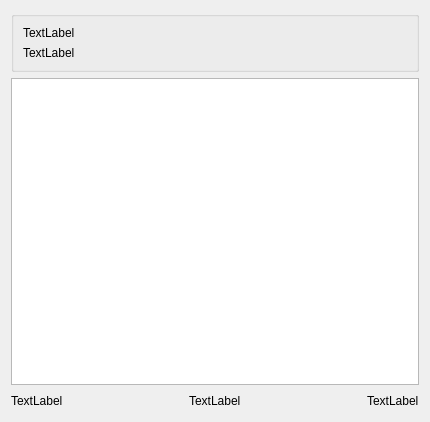
<?xml version="1.0" encoding="UTF-8"?>
<ui version="4.0">
 <class>Widget</class>
 <widget class="QWidget" name="Widget">
  <property name="geometry">
   <rect>
    <x>0</x>
    <y>0</y>
    <width>430</width>
    <height>422</height>
   </rect>
  </property>
  <property name="windowTitle">
   <string>Widget</string>
  </property>
  <layout class="QVBoxLayout" name="verticalLayout_2">
   <item>
    <widget class="QGroupBox" name="groupBox">
     <property name="title">
      <string/>
     </property>
     <layout class="QVBoxLayout" name="verticalLayout">
      <item>
       <widget class="QLabel" name="labSceneRect">
        <property name="text">
         <string>TextLabel</string>
        </property>
       </widget>
      </item>
      <item>
       <widget class="QLabel" name="labViewSize">
        <property name="text">
         <string>TextLabel</string>
        </property>
       </widget>
      </item>
     </layout>
    </widget>
   </item>
   <item>
    <widget class="TGraphicsView" name="graphicsView"/>
   </item>
   <item>
    <layout class="QHBoxLayout" name="horizontalLayout">
     <item>
      <widget class="QLabel" name="labViewCord">
       <property name="text">
        <string>TextLabel</string>
       </property>
      </widget>
     </item>
     <item>
      <spacer name="horizontalSpacer">
       <property name="orientation">
        <enum>Qt::Horizontal</enum>
       </property>
       <property name="sizeHint" stdset="0">
        <size>
         <width>40</width>
         <height>20</height>
        </size>
       </property>
      </spacer>
     </item>
     <item>
      <widget class="QLabel" name="labSceneCord">
       <property name="text">
        <string>TextLabel</string>
       </property>
      </widget>
     </item>
     <item>
      <spacer name="horizontalSpacer_2">
       <property name="orientation">
        <enum>Qt::Horizontal</enum>
       </property>
       <property name="sizeHint" stdset="0">
        <size>
         <width>40</width>
         <height>20</height>
        </size>
       </property>
      </spacer>
     </item>
     <item>
      <widget class="QLabel" name="labItemCord">
       <property name="text">
        <string>TextLabel</string>
       </property>
      </widget>
     </item>
    </layout>
   </item>
  </layout>
 </widget>
 <customwidgets>
  <customwidget>
   <class>TGraphicsView</class>
   <extends>QGraphicsView</extends>
   <header location="global">tgraphicsview.h</header>
  </customwidget>
 </customwidgets>
 <resources/>
 <connections/>
</ui>
